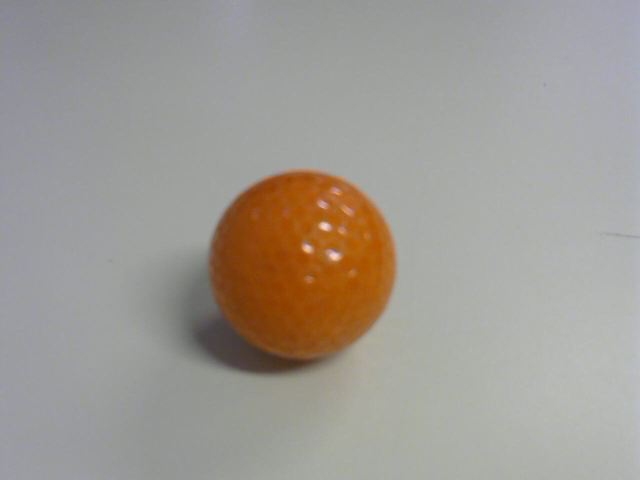
#> input picture opencv/knn/inputs/0.jpg, 1280 x 960 px (shown at 1/2 size)
$ python -i mlp.py   (imports and definitions only)   (Python 2 division)   (older library calls are emulated)
#> lines starting #> are read from the running program, lines starting #| are printed output that depends on the picture
# import the necessary packages
from sklearn.neural_network import MLPClassifier
# from sklearn.cross_validation import train_test_split
# resolvendo problemas de compatibilidade
from sklearn.model_selection import train_test_split

from imutils import paths
import numpy as np
import argparse
import imutils
import cv2
import os

data_path = "DBIM/alldb"


# [4 lines left out: function image_to_feature_vector, not called in this run]

def extract_color_histogram(image, bins=(8, 8, 8)):
	# extract a 3D color histogram from the HSV color space using
	# the supplied number of `bins` per channel
	hsv = cv2.cvtColor(image, cv2.COLOR_BGR2HSV)
	hist = cv2.calcHist([hsv], [0, 1, 2], None, bins,
		[0, 180, 0, 256, 0, 256])

	# handle normalizing the histogram if we are using OpenCV 2.4.X
	if imutils.is_cv2():
		hist = cv2.normalize(hist)

	# otherwise, perform "in place" normalization in OpenCV 3 (I
	# personally hate the way this is done
	else:
		cv2.normalize(hist, hist)

	# return the flattened histogram as the feature vector
	return hist.flatten()

# [94 lines left out: functions print_predict_proba, classify, not called in this run]

>>> import cv2
>>> picture = cv2.imread('knn/inputs/0.jpg', cv2.IMREAD_GRAYSCALE)
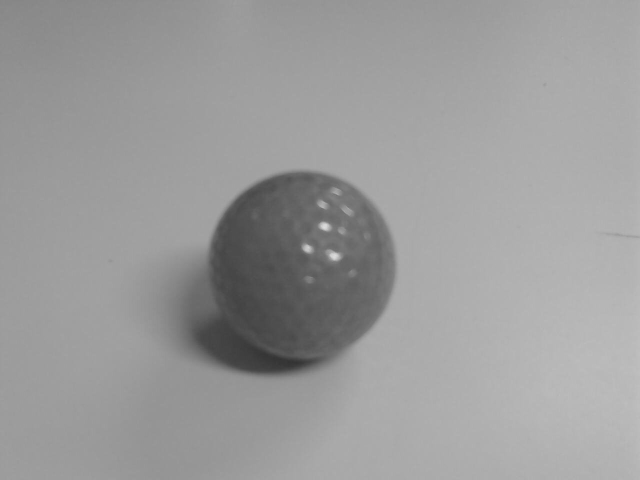
#> picture: shape (960, 1280) (shown at 1/2 size); min 49, max 223, mean 155.1
>>> result = extract_color_histogram(picture)
#> (the run stopped early here; a loop or call above may not have finished)
